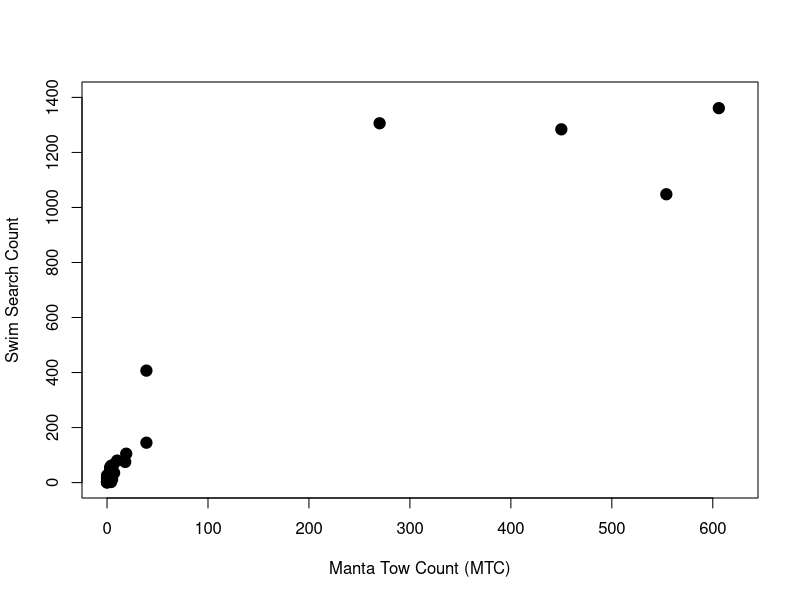
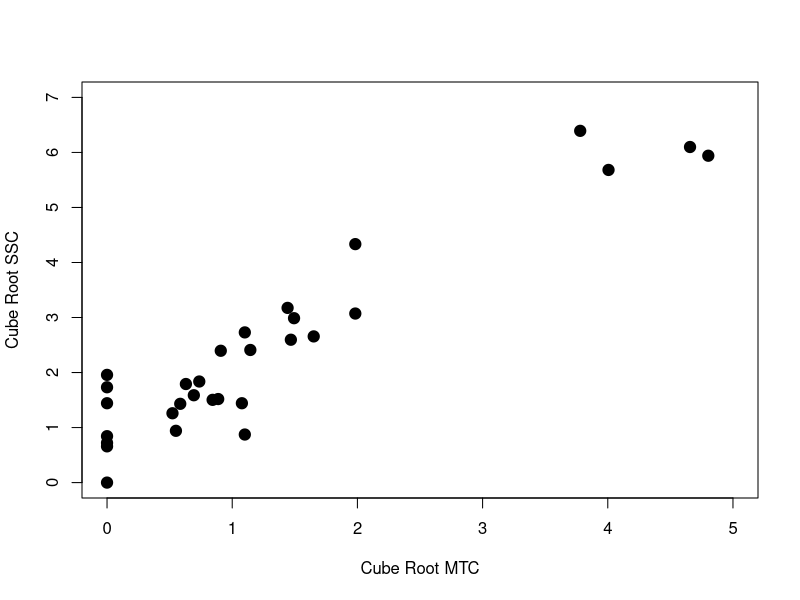

Write R code to recreate these figures, in order.
## Calibration model of the density of noncryptic CoTS from manta tow counts.
## This re-visits the regression model of Moran & De'ath (1992) AUST MAR FRESHW
## to provide an operational tool enabling estimation of the density of Acanthaster
## starfish (CoTS) from manta tow counts. This essentially re-builds their 
## regression model of SCUBA swim counts (SSC) vs manta tow counts (MTC)
## and adds uncertainty around predictions (consistent with the model and data)
## based on the number of tows performed around the perimeter of a reef. 

## -----------------------------------------------------------------------------
## Yves-Marie Bozec, The University of Queensland, Australia (y.bozec@uq.edu.au)
## March 2023
## -----------------------------------------------------------------------------

library(ggplot2)
library(ggthemes)

rm(list=ls())
graphics.off()

## Number of CoTS recorded during manta tows and SCUBA swim searches
## (extracted from Moran & De'ath 1992, table 7)(extracted from Moran & De'ath 1992, table 7)
DATA = read.table("MTC_vs_SSC.csv", header=TRUE, sep="\t")

# Remove the totals (last row)
DATA = DATA[-31,]

# Rename columns fro convenience
names(DATA)[4]="MTC" # manta tow counts (total number of COTS detected on manta tows)
names(DATA)[5]="SSC" # swim search counts (total number of COTS detected on the equivalent area)

# Calculate mean counts per tow
DATA$MTC_per_tow = DATA$MTC/DATA$Number.of.tows
DATA$SSC_per_tow = DATA$SSC/DATA$Number.of.tows

## Reproduce Fig 5a & 5b of Moran & De'ath (1992) to check we've got the right data
plot(DATA$MTC, DATA$SSC,pch=19,cex=1.5,xlim=c(0,620),ylim=c(0,1400), 
     xlab='Manta Tow Count (MTC)',ylab='Swim Search Count')

plot(DATA$MTC_per_tow^(1/3), DATA$SSC_per_tow^(1/3),pch=19,cex=1.5,xlim=c(0,5),ylim=c(0,7), 
     xlab='Cube Root MTC',ylab='Cube Root SSC')

## Test the relationship between transformed preditor/response
## Linear model using number of tows as weights
DATA$X = DATA$MTC_per_tow^(1/3)
DATA$Y = DATA$SSC_per_tow^(1/3)
M1 = lm(Y~X, data=DATA,weights = Number.of.tows)

## Check summary stats are ~ the same as the published ones (ie, regression model is the same)
R2 = summary(M1)$r.squared # 0.913 vs 0.911 in Moran & De'ath
m = summary(M1)$coefficients[2] # 1.2008 vs 1.2008 in Moran & De'ath
p = summary(M1)$coefficients[1] # 0.8072 vs 0.8071 in Moran & De'ath

## -----------------------------------------------------------------------------
## Use the model for predicting SSC per tow (ie, for an equivalent area ~ 200 m x 12 m)
## from MTC expressed in a per tow basis (ie, as averaged across a reef)
## -----------------------------------------------------------------------------
# Use type='response' (not 'terms') to get predictions comparable to observations
# se.fit is the standard error for the mean prediction at given values of the predictor variables.
NEW = data.frame(X=seq(0,5,by=0.01))
NEW$pred = predict(M1, type='response',newdata=NEW, se.fit = TRUE)$fit
NEW$se.fit = predict(M1, type='response',newdata=NEW, se.fit = TRUE)$se.fit
NEW$res.scale =  predict(M1, type='response',newdata=NEW, se.fit = TRUE)$residual.scale

# PLOT THE CALIBRATION MODEL
# Relationship between manta tow counts and SCUBA swim counts from Moran and De’ath (1992a). 
# The observed data (black dots) are expressed as a per-tow basis (200×12 m, with 2 to 15 tows/transects supporting each observation).
# The regression model is used to generate deterministic predictions of SCUBA swim counts (line) or stochastic predictions 
# that are function of the number of tows conducted in a given area (e.g. the perimeter of a reef), illustrated here with 5 (red dots)
# and 25 tows (green dots). Increasing the number of tows decreases the dispersion around the deterministic model.
plot1 <-  ggplot(DATA, aes(x=MTC_per_tow^(1/3), y=SSC_per_tow^(1/3))) + theme_bw() +
  # Predictions if all samples were obtained with N=5 tows (this generates some variability around the deterministic prediction):
  geom_point( data=NEW, aes(x=X, y=rnorm(length(pred),pred, sqrt(se.fit^2+res.scale^2)/sqrt(5))), size=2.5,shape=19,col='firebrick',alpha=0.5)+
  # Predictions if all samples were obtained with N=25 tows (greater span around the deterministic prediction):
  geom_point( data=NEW, aes(x=X, y=rnorm(length(pred),pred, sqrt(se.fit^2+res.scale^2)/sqrt(25))),size=2.5,shape=19,col='turquoise4',alpha=0.5)+
  # Deterministc prediction:
  geom_line( data=NEW, aes(x=X, y=pred), linewidth = 1, color = 'gray20') +
  geom_point(size=5, fill='gray20',color='white',shape=21) +
  scale_y_continuous(name = "SCUBA swim count (cube root)", limits = c(0, 7)) + 
  scale_x_continuous(name = "Manta tow count (cube root)", limits = c(0, 5)) + 
  theme(axis.ticks = element_line(linewidth = 0.25),axis.text = element_text(size=12), axis.title = element_text(size=16))

ggsave('CALIBRATION.png', plot1, width = 8, height = 6)

## -----------------------------------------------------------------------------
## Export the calibration model for routine use
## -----------------------------------------------------------------------------
save(M1, file = "Calibration_model.RData")

# NOTES ON HOW TO USE THE CALIBRATION MODEL:
# 1) use model M1 to predict from average CoTs per tow (over N tows) the abundance of COTS as in SCUBA search swims over 200m x 12m
# 2) for uncertainty in predictions, just generate at random (normal distribution) with mean=.$fit and sd=sqrt(.$se.fit^2+.$residual.scale^2)/sqrt(N)
#   So, for a given reef-wide value of MTC (per tow) obtained with N tows:
#   a) PRED = predict(M1, type='response', newdata=MTC, se.fit = TRUE)
#   b) SSC = rnorm(1,PRED$fit, sqrt(PRED$se.fit^2+PRED$residual.scale^2)/sqrt(N))
# In doing so, the predictions accounts for the number of tows that would be used, ie the lower n the greater the variability in predictions
# In the plot above, the mean number of tows per reef was n=5, and with this value the random generation gives
# similar levels of variability around the fit.
# Output is a random estimate of absolute density of noncryptic COTS for a 200m x 12m equivalent area
# 3) don't forget to back-transform the prediction (cubic)
